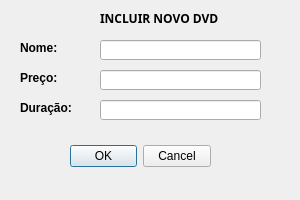
<?xml version="1.0" encoding="UTF-8"?>
<ui version="4.0">
 <class>IncluirDVD</class>
 <widget class="QDialog" name="IncluirDVD">
  <property name="geometry">
   <rect>
    <x>0</x>
    <y>0</y>
    <width>300</width>
    <height>200</height>
   </rect>
  </property>
  <property name="windowTitle">
   <string>Dialog</string>
  </property>
  <widget class="QDialogButtonBox" name="buttonBox">
   <property name="geometry">
    <rect>
     <x>70</x>
     <y>140</y>
     <width>141</width>
     <height>32</height>
    </rect>
   </property>
   <property name="orientation">
    <enum>Qt::Orientation::Horizontal</enum>
   </property>
   <property name="standardButtons">
    <set>QDialogButtonBox::StandardButton::Cancel|QDialogButtonBox::StandardButton::Ok</set>
   </property>
  </widget>
  <widget class="QLineEdit" name="lineEditNome">
   <property name="geometry">
    <rect>
     <x>100</x>
     <y>40</y>
     <width>161</width>
     <height>20</height>
    </rect>
   </property>
  </widget>
  <widget class="QLineEdit" name="lineEditPreco">
   <property name="geometry">
    <rect>
     <x>100</x>
     <y>70</y>
     <width>161</width>
     <height>20</height>
    </rect>
   </property>
  </widget>
  <widget class="QLineEdit" name="lineEditDuracao">
   <property name="geometry">
    <rect>
     <x>100</x>
     <y>100</y>
     <width>161</width>
     <height>20</height>
    </rect>
   </property>
  </widget>
  <widget class="QLabel" name="label">
   <property name="geometry">
    <rect>
     <x>100</x>
     <y>10</y>
     <width>121</width>
     <height>16</height>
    </rect>
   </property>
   <property name="font">
    <font>
     <family>Rubik</family>
     <bold>true</bold>
    </font>
   </property>
   <property name="text">
    <string>INCLUIR NOVO DVD</string>
   </property>
  </widget>
  <widget class="QLabel" name="label_2">
   <property name="geometry">
    <rect>
     <x>20</x>
     <y>40</y>
     <width>45</width>
     <height>15</height>
    </rect>
   </property>
   <property name="font">
    <font>
     <bold>true</bold>
    </font>
   </property>
   <property name="text">
    <string>Nome:</string>
   </property>
  </widget>
  <widget class="QLabel" name="label_3">
   <property name="geometry">
    <rect>
     <x>20</x>
     <y>70</y>
     <width>45</width>
     <height>15</height>
    </rect>
   </property>
   <property name="font">
    <font>
     <bold>true</bold>
    </font>
   </property>
   <property name="text">
    <string>Preço:</string>
   </property>
  </widget>
  <widget class="QLabel" name="label_4">
   <property name="geometry">
    <rect>
     <x>20</x>
     <y>100</y>
     <width>51</width>
     <height>16</height>
    </rect>
   </property>
   <property name="font">
    <font>
     <bold>true</bold>
    </font>
   </property>
   <property name="text">
    <string>Duração:</string>
   </property>
  </widget>
 </widget>
 <resources/>
 <connections>
  <connection>
   <sender>buttonBox</sender>
   <signal>accepted()</signal>
   <receiver>IncluirDVD</receiver>
   <slot>accept()</slot>
   <hints>
    <hint type="sourcelabel">
     <x>248</x>
     <y>254</y>
    </hint>
    <hint type="destinationlabel">
     <x>157</x>
     <y>274</y>
    </hint>
   </hints>
  </connection>
  <connection>
   <sender>buttonBox</sender>
   <signal>rejected()</signal>
   <receiver>IncluirDVD</receiver>
   <slot>reject()</slot>
   <hints>
    <hint type="sourcelabel">
     <x>316</x>
     <y>260</y>
    </hint>
    <hint type="destinationlabel">
     <x>286</x>
     <y>274</y>
    </hint>
   </hints>
  </connection>
 </connections>
</ui>
